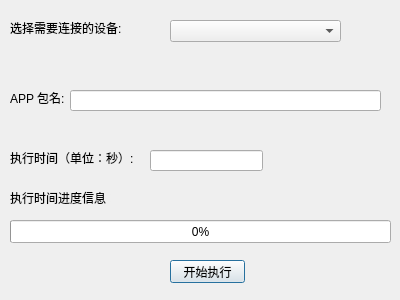
<?xml version="1.0" encoding="UTF-8"?>
<ui version="4.0">
 <class>Dialog</class>
 <widget class="QDialog" name="Dialog">
  <property name="geometry">
   <rect>
    <x>0</x>
    <y>0</y>
    <width>400</width>
    <height>300</height>
   </rect>
  </property>
  <property name="windowTitle">
   <string>Dialog</string>
  </property>
  <widget class="QLabel" name="label">
   <property name="geometry">
    <rect>
     <x>10</x>
     <y>20</y>
     <width>131</width>
     <height>16</height>
    </rect>
   </property>
   <property name="layoutDirection">
    <enum>Qt::RightToLeft</enum>
   </property>
   <property name="text">
    <string>选择需要连接的设备:</string>
   </property>
  </widget>
  <widget class="QComboBox" name="comboBox">
   <property name="geometry">
    <rect>
     <x>170</x>
     <y>20</y>
     <width>171</width>
     <height>22</height>
    </rect>
   </property>
  </widget>
  <widget class="QLabel" name="label_2">
   <property name="geometry">
    <rect>
     <x>10</x>
     <y>90</y>
     <width>101</width>
     <height>16</height>
    </rect>
   </property>
   <property name="text">
    <string>APP 包名:</string>
   </property>
  </widget>
  <widget class="QLineEdit" name="lineEdit">
   <property name="geometry">
    <rect>
     <x>70</x>
     <y>90</y>
     <width>311</width>
     <height>21</height>
    </rect>
   </property>
  </widget>
  <widget class="QPushButton" name="pushButton">
   <property name="geometry">
    <rect>
     <x>170</x>
     <y>260</y>
     <width>75</width>
     <height>23</height>
    </rect>
   </property>
   <property name="layoutDirection">
    <enum>Qt::LeftToRight</enum>
   </property>
   <property name="text">
    <string>开始执行</string>
   </property>
   <property name="checkable">
    <bool>false</bool>
   </property>
  </widget>
  <widget class="QLabel" name="label_3">
   <property name="geometry">
    <rect>
     <x>10</x>
     <y>150</y>
     <width>131</width>
     <height>16</height>
    </rect>
   </property>
   <property name="text">
    <string>执行时间（单位：秒）:</string>
   </property>
  </widget>
  <widget class="QProgressBar" name="progressBar">
   <property name="geometry">
    <rect>
     <x>10</x>
     <y>220</y>
     <width>381</width>
     <height>23</height>
    </rect>
   </property>
   <property name="value">
    <number>0</number>
   </property>
  </widget>
  <widget class="QLabel" name="label_4">
   <property name="geometry">
    <rect>
     <x>10</x>
     <y>190</y>
     <width>101</width>
     <height>16</height>
    </rect>
   </property>
   <property name="text">
    <string>执行时间进度信息：</string>
   </property>
  </widget>
  <widget class="QLineEdit" name="lineEdit_2">
   <property name="geometry">
    <rect>
     <x>150</x>
     <y>150</y>
     <width>113</width>
     <height>21</height>
    </rect>
   </property>
  </widget>
 </widget>
 <resources/>
 <connections/>
</ui>
